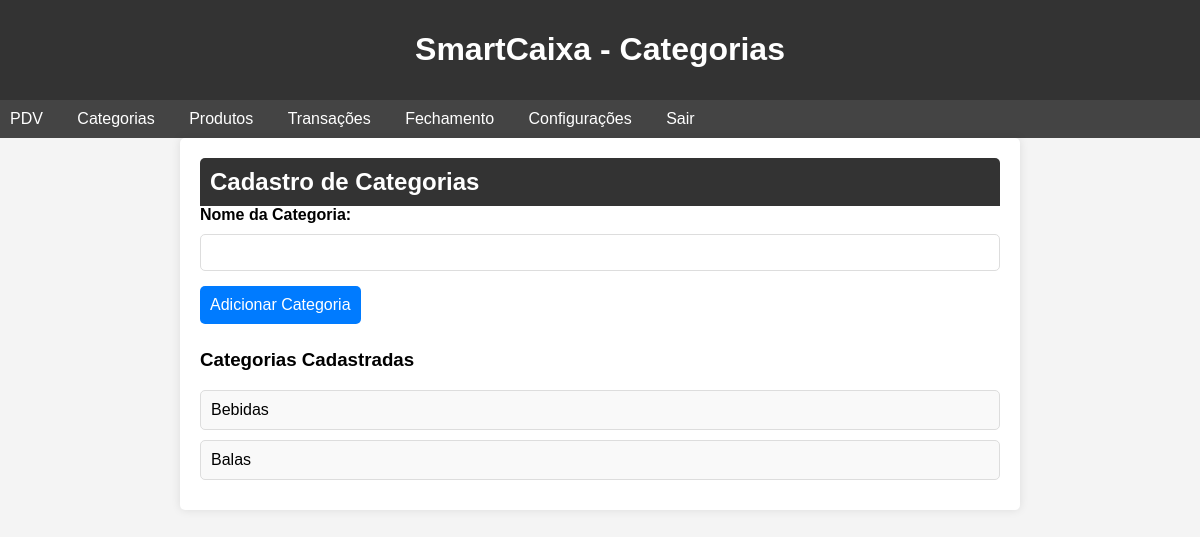
Before: /categorias (signed in) with the older database file.
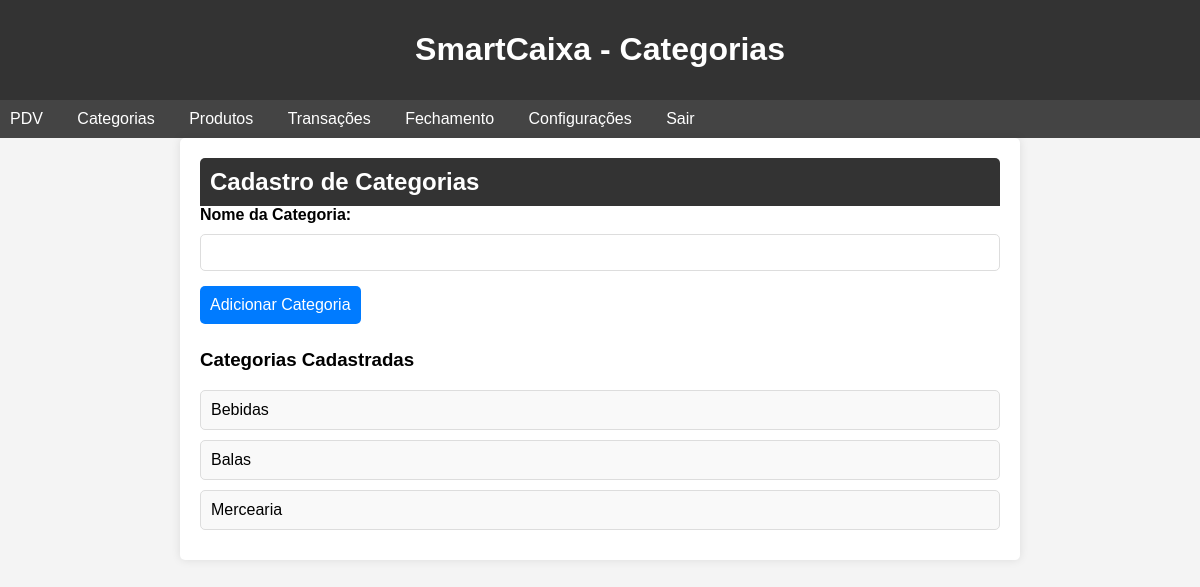
After: the same page with the newer database file.
### models.py (models this page shows)
class Categoria(db.Model):
    id = db.Column(db.Integer, primary_key=True)
    nome = db.Column(db.String(50), nullable=False)
    produtos = db.relationship('Produto', backref='categoria', lazy=True)

### app.py (the view)
@app.route('/categorias')
def categorias():
    if 'usuario' not in session:
        return redirect(url_for('index'))
    categorias = Categoria.query.all()
    return render_template('categorias.html', categorias=categorias)

### app.py (called while the page is built)
@login_manager.user_loader
def load_user(user_id):
    return Usuario.query.get(int(user_id))

### templates/categorias.html (shortened to what this page needs)
<!DOCTYPE html>
<html lang="pt-BR">
<head>
    <link rel="stylesheet" href="{{ url_for('static', filename='style.css') }}">
</head>
<body>
    <header>
        <h1>SmartCaixa - Categorias</h1>
    </header>
    <nav>
        <ul>
            <li><a href="{{ url_for('pdv') }}">PDV</a></li>
            <li><a href="{{ url_for('categorias') }}">Categorias</a></li>
            <li><a href="{{ url_for('produtos') }}">Produtos</a></li>
            <li><a href="{{ url_for('transacoes') }}">Transações</a></li>
            <li><a href="{{ url_for('fechamento') }}">Fechamento</a></li>
            <li><a href="{{ url_for('configuracoes') }}">Configurações</a></li>
            <li><a href="{{ url_for('logout') }}">Sair</a></li>
        </ul>
    </nav>
    <div class="categorias-container">
        <h2>Cadastro de Categorias</h2>
        <form action="{{ url_for('add_categoria') }}" method="post">
            <label for="nome_categoria">Nome da Categoria:</label>
            <input type="text" id="nome_categoria" name="nome_categoria" required>
            <button type="submit">Adicionar Categoria</button>
        </form>
        <h3>Categorias Cadastradas</h3>
        <ul id="lista-categorias">
            {% for categoria in categorias %}
                <li>{{ categoria.nome }}</li>
            {% endfor %}
        </ul>
    </div>
</body>
</html>

Changed rows visible on the page:
added Categoria: nome "Mercearia"
